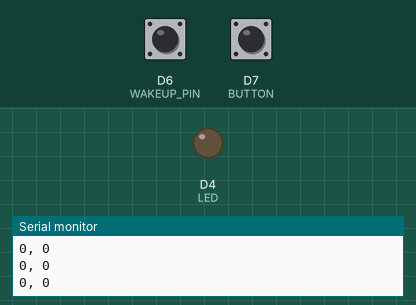
This sketch was run on a simulated Arduino Uno R4 WiFi. Shown: output pins drawn as LEDs (lit = HIGH), the last lines printed to the serial monitor. Dashed ring = blinking. Inputs (shaded band) come from the test bench; at power-on: D7 (BUTTON) LOW, D6 (WAKEUP_PIN) LOW. WiFi joins after 1.5 s; servers stay silent unless stated; no MQTT or app messages arrive unless stated; not simulated (calls return 0 or success): arduino_secrets.h.

Above: at 2.7 s.
2.8 s: D7 (BUTTON) pulled HIGH for 1 s
At 3.1 s:
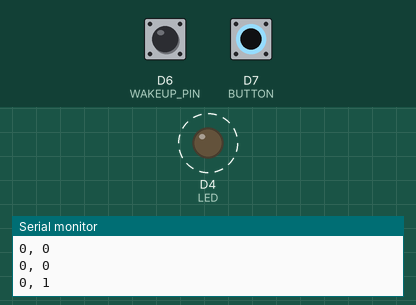
5.3 s: D7 (BUTTON) pulled HIGH for 0.15 s
At 6.4 s:
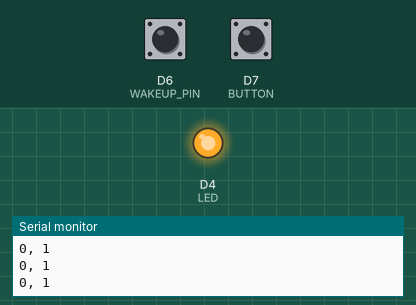
6.9 s: D7 (BUTTON) pulled HIGH for 3.2 s
At 7.21 s:
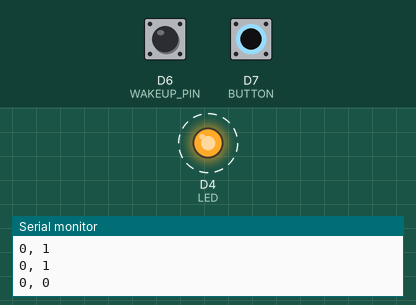
Timing chart, 0 to 11.7 s (numbered marks = the images above; inputs shaded):
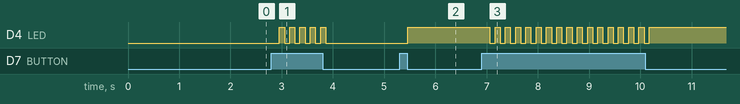

Measured:
- after the input at 2.8 s, D4 (LED): alternates HIGH for 0.10 s and LOW for 0.10 s, 10 changes in all, then stays LOW, starting after 0.16 s
- after the input at 5.3 s, D4 (LED): LOW → HIGH after 0.16 s
- after the input at 6.9 s, D4 (LED): alternates HIGH for 0.10 s and LOW for 0.10 s, 32 changes in all, then stays HIGH, starting after 0.16 s

The sketch:

code.ino
```cpp
#include <WiFiS3.h>
#include <ArduinoMqttClient.h>
#include "arduino_secrets.h"

char ssid[] = SECRET_SSID;
char pass[] = SECRET_PASS;

WiFiClient wifiClient;
MqttClient mqttClient(wifiClient);

const char broker[] = "192.168.1.35";
int port = 1883;
const char topic[] = "arduino";

const long interval = 60000;
unsigned long previousMillis = 0;
int lightState = 0;

#define WAKEUP_PIN 6
#define LED 4
#define BUTTON 7
int on = 0;  // Inizialmente impostato a 0 per controllare la logica dal sensore di movimento
int alwaysOn = 0;
int lastSentState = -1; // Stato dell'ultimo messaggio MQTT inviato (-1 per indicare uno stato non inizializzato)

void setup() {
  pinMode(WAKEUP_PIN, INPUT);
  pinMode(LED, OUTPUT);
  Serial.begin(9600);

  Serial.print("Attempting to connect to WPA SSID: ");
  Serial.println(ssid);
  while (WiFi.begin(ssid, pass) != WL_CONNECTED) {
    Serial.print(".");
    delay(5000);
  }

  Serial.println("You're connected to the network");
  Serial.println();
  mqttClient.setUsernamePassword("mqttuser", "mqttpassword");

  Serial.print("Attempting to connect to the MQTT broker: ");
  Serial.println(broker);

  while (!mqttClient.connect(broker, port)) {
    Serial.print("MQTT connection failed! Error code = ");
    Serial.println(mqttClient.connectError());
  }

  Serial.println("You're connected to the MQTT broker!");
  Serial.println();
}

void loop() {
  int sensorValue = digitalRead(WAKEUP_PIN);
  int buttonState = digitalRead(BUTTON);
  delay(100);
  Serial.print(sensorValue);
  Serial.print(", ");
  Serial.println(alwaysOn);
  //delay(100);


  if (sensorValue == HIGH) {
    on = 1;
  } else {
    on = 0;
  }

  if (buttonState) {
    alwaysOn = !alwaysOn;
  }
  mqttClient.poll();
  //messageDelivered = 0;

  if (!alwaysOn) {
    digitalWrite(LED, LOW);

    if (on && lastSentState != 1) {
      mqttClient.beginMessage(topic);
      mqttClient.print("light");
      mqttClient.endMessage();
      lastSentState = 1;
    } else if (!on && lastSentState != 0) {
      mqttClient.beginMessage(topic);
      mqttClient.print("nolight");
      mqttClient.endMessage();
      lastSentState = 0;
    }
  } else {
    digitalWrite(LED, HIGH);
    if (lastSentState != 1) {
      mqttClient.beginMessage(topic);
      mqttClient.print("light");
      mqttClient.endMessage();
      lastSentState = 1;
    }
  }
}
```
